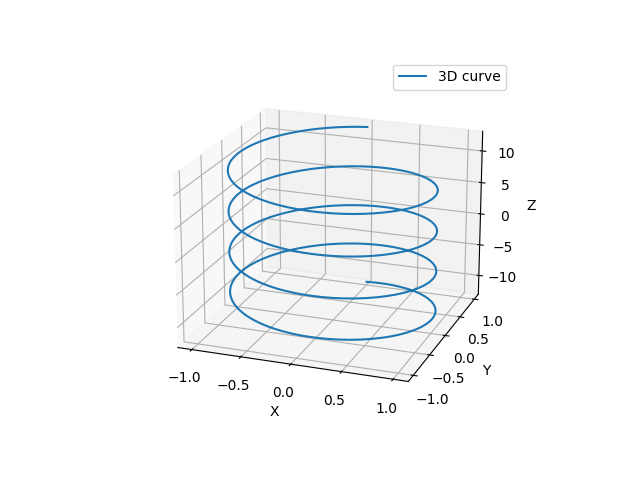

The Python source for this figure:
import matplotlib.pyplot as plt
import numpy as np
from mpl_toolkits.mplot3d import Axes3D

# Create a figure and a 3D subplot
fig = plt.figure()
ax = fig.add_subplot(111, projection='3d')

# Generate some data
t = np.linspace(-4*np.pi, 4*np.pi, 500)
x = np.sin(t)
y = np.cos(t)
z = t

# Plot the data as a 3D curve
ax.plot(x, y, z, label='3D curve')

# Add labels and a legend
ax.set_xlabel('X')
ax.set_ylabel('Y')
ax.set_zlabel('Z')
ax.legend()

# Customize the plot
ax.view_init(elev=20, azim=-70)

# Show the plot
plt.show()
